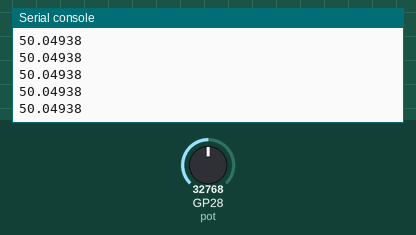
Recording of a program running on a simulated Raspberry Pi Pico running MicroPython. Shown: the last lines printed to the serial console. The inputs (shaded band) are chosen by the test bench; at power-on: GP28 (pot) = 32768 (analog values on the 0–65535 scale).

Above: at 1.2 s.
1.3 s: GP28 (pot) set to 45874
At 1.56 s:
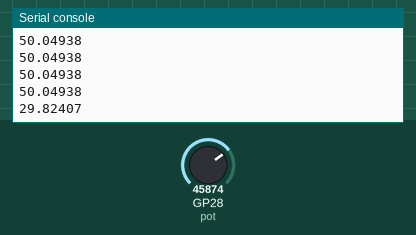
2.8 s: GP28 (pot) set to 57670
At 2.96 s:
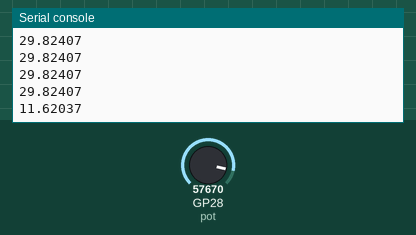
Timing chart, 0 to 5.8 s (numbered marks = the images above; inputs shaded):
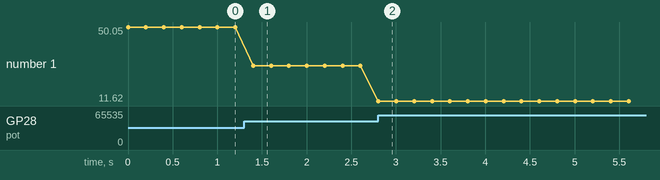

Measured:
- after the input at 1.3 s, the serial console: prints a new line after 0.10 s (image 1)
- after the input at 2.8 s, the serial console: prints a new line at once (image 2)
- plotted number 1: 50.05 → 29.82 after the input at 1.3 s, 29.82 → 11.62 after the input at 2.8 s

The program:

potentiometer.py
```python
from machine import Pin, ADC
import utime

potPin = 28
pot = ADC(potPin)
low_clip= 400
high_clip = 65200
scale = 100

while True:
    raw = pot.read_u16()
    value = (scale / (high_clip - low_clip)) * (raw - low_clip)
    value = max(value, 0)
    value = min(value, scale)
    value = 100 - value
    print(value)
    utime.sleep(0.2)
    
```
